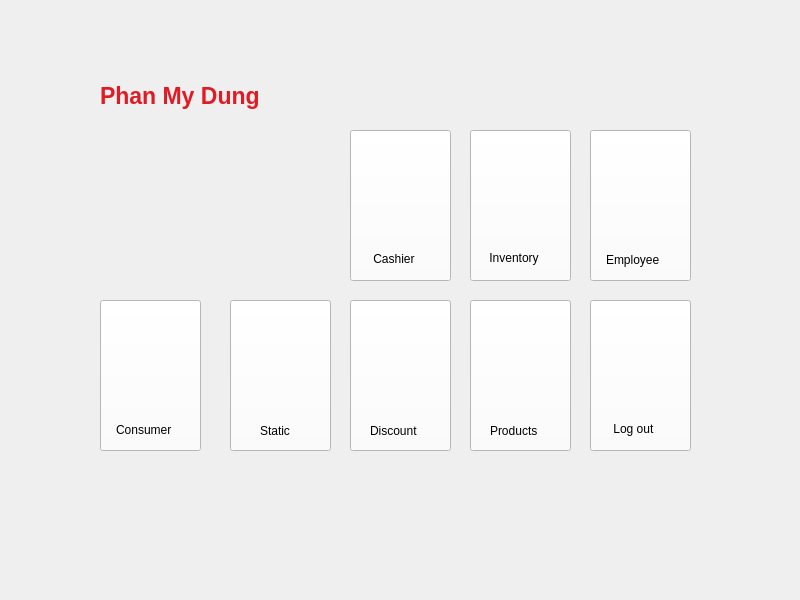
<?xml version="1.0" encoding="UTF-8"?>
<ui version="4.0">
 <class>MainWindow</class>
 <widget class="QMainWindow" name="MainWindow">
  <property name="geometry">
   <rect>
    <x>0</x>
    <y>0</y>
    <width>800</width>
    <height>600</height>
   </rect>
  </property>
  <property name="windowTitle">
   <string>MainWindow</string>
  </property>
  <widget class="QWidget" name="centralwidget">
   <widget class="QLabel" name="label">
    <property name="geometry">
     <rect>
      <x>-10</x>
      <y>0</y>
      <width>821</width>
      <height>611</height>
     </rect>
    </property>
    <property name="styleSheet">
     <string notr="true">border-image: url(:/pic/pic/premium_photo-1661443598082-afd740d6d07c.png);</string>
    </property>
    <property name="text">
     <string/>
    </property>
   </widget>
   <widget class="QLabel" name="label_2">
    <property name="geometry">
     <rect>
      <x>100</x>
      <y>80</y>
      <width>171</width>
      <height>31</height>
     </rect>
    </property>
    <property name="font">
     <font>
      <pointsize>17</pointsize>
      <weight>75</weight>
      <bold>true</bold>
     </font>
    </property>
    <property name="styleSheet">
     <string notr="true">color: rgb(224, 27, 36);</string>
    </property>
    <property name="lineWidth">
     <number>4</number>
    </property>
    <property name="text">
     <string>Phan My Dung</string>
    </property>
   </widget>
   <widget class="QLabel" name="label_3">
    <property name="geometry">
     <rect>
      <x>100</x>
      <y>130</y>
      <width>231</width>
      <height>151</height>
     </rect>
    </property>
    <property name="styleSheet">
     <string notr="true">border-image: url(:/pic/pic/Supermarket.jpeg);</string>
    </property>
    <property name="text">
     <string/>
    </property>
   </widget>
   <widget class="QPushButton" name="btn_Cashier">
    <property name="geometry">
     <rect>
      <x>350</x>
      <y>130</y>
      <width>101</width>
      <height>151</height>
     </rect>
    </property>
    <property name="styleSheet">
     <string notr="true">background-color: rgb(255, 255, 255);</string>
    </property>
    <property name="text">
     <string/>
    </property>
   </widget>
   <widget class="QPushButton" name="btn_Inven">
    <property name="geometry">
     <rect>
      <x>470</x>
      <y>130</y>
      <width>101</width>
      <height>151</height>
     </rect>
    </property>
    <property name="styleSheet">
     <string notr="true">background-color: rgb(255, 255, 255);</string>
    </property>
    <property name="text">
     <string/>
    </property>
   </widget>
   <widget class="QPushButton" name="btn_Employ">
    <property name="geometry">
     <rect>
      <x>590</x>
      <y>130</y>
      <width>101</width>
      <height>151</height>
     </rect>
    </property>
    <property name="styleSheet">
     <string notr="true">background-color: rgb(255, 255, 255);</string>
    </property>
    <property name="text">
     <string/>
    </property>
   </widget>
   <widget class="QPushButton" name="btn_Consum">
    <property name="geometry">
     <rect>
      <x>100</x>
      <y>300</y>
      <width>101</width>
      <height>151</height>
     </rect>
    </property>
    <property name="styleSheet">
     <string notr="true">background-color: rgb(255, 255, 255);</string>
    </property>
    <property name="text">
     <string/>
    </property>
   </widget>
   <widget class="QPushButton" name="btn_Static">
    <property name="geometry">
     <rect>
      <x>230</x>
      <y>300</y>
      <width>101</width>
      <height>151</height>
     </rect>
    </property>
    <property name="styleSheet">
     <string notr="true">background-color: rgb(255, 255, 255);</string>
    </property>
    <property name="text">
     <string/>
    </property>
   </widget>
   <widget class="QPushButton" name="btn_Discount">
    <property name="geometry">
     <rect>
      <x>350</x>
      <y>300</y>
      <width>101</width>
      <height>151</height>
     </rect>
    </property>
    <property name="styleSheet">
     <string notr="true">background-color: rgb(255, 255, 255);</string>
    </property>
    <property name="text">
     <string/>
    </property>
   </widget>
   <widget class="QPushButton" name="btn_Products">
    <property name="geometry">
     <rect>
      <x>470</x>
      <y>300</y>
      <width>101</width>
      <height>151</height>
     </rect>
    </property>
    <property name="styleSheet">
     <string notr="true">background-color: rgb(255, 255, 255);</string>
    </property>
    <property name="text">
     <string/>
    </property>
   </widget>
   <widget class="QPushButton" name="btn_Logout">
    <property name="geometry">
     <rect>
      <x>590</x>
      <y>300</y>
      <width>101</width>
      <height>151</height>
     </rect>
    </property>
    <property name="styleSheet">
     <string notr="true">background-color: rgb(255, 255, 255);</string>
    </property>
    <property name="text">
     <string/>
    </property>
   </widget>
   <widget class="QLabel" name="label_4">
    <property name="geometry">
     <rect>
      <x>366</x>
      <y>150</y>
      <width>71</width>
      <height>71</height>
     </rect>
    </property>
    <property name="styleSheet">
     <string notr="true">border-image: url(:/pic/pic/icon2.png);</string>
    </property>
    <property name="text">
     <string/>
    </property>
   </widget>
   <widget class="QLabel" name="label_5">
    <property name="geometry">
     <rect>
      <x>370</x>
      <y>250</y>
      <width>61</width>
      <height>17</height>
     </rect>
    </property>
    <property name="text">
     <string> Cashier</string>
    </property>
   </widget>
   <widget class="QLabel" name="label_6">
    <property name="geometry">
     <rect>
      <x>490</x>
      <y>150</y>
      <width>61</width>
      <height>71</height>
     </rect>
    </property>
    <property name="styleSheet">
     <string notr="true">border-image: url(:/pic/pic/icon3.png);</string>
    </property>
    <property name="text">
     <string/>
    </property>
   </widget>
   <widget class="QLabel" name="label_7">
    <property name="geometry">
     <rect>
      <x>486</x>
      <y>250</y>
      <width>71</width>
      <height>16</height>
     </rect>
    </property>
    <property name="text">
     <string> Inventory</string>
    </property>
   </widget>
   <widget class="QLabel" name="label_8">
    <property name="geometry">
     <rect>
      <x>610</x>
      <y>150</y>
      <width>67</width>
      <height>71</height>
     </rect>
    </property>
    <property name="styleSheet">
     <string notr="true">border-image: url(:/pic/pic/icon4.png);</string>
    </property>
    <property name="text">
     <string/>
    </property>
   </widget>
   <widget class="QLabel" name="label_9">
    <property name="geometry">
     <rect>
      <x>606</x>
      <y>249</y>
      <width>71</width>
      <height>21</height>
     </rect>
    </property>
    <property name="text">
     <string>Employee</string>
    </property>
   </widget>
   <widget class="QLabel" name="label_10">
    <property name="geometry">
     <rect>
      <x>120</x>
      <y>320</y>
      <width>67</width>
      <height>61</height>
     </rect>
    </property>
    <property name="styleSheet">
     <string notr="true">border-image: url(:/pic/pic/icon5.png);</string>
    </property>
    <property name="text">
     <string/>
    </property>
   </widget>
   <widget class="QLabel" name="label_11">
    <property name="geometry">
     <rect>
      <x>116</x>
      <y>419</y>
      <width>71</width>
      <height>21</height>
     </rect>
    </property>
    <property name="text">
     <string>Consumer</string>
    </property>
   </widget>
   <widget class="QLabel" name="label_12">
    <property name="geometry">
     <rect>
      <x>246</x>
      <y>320</y>
      <width>71</width>
      <height>71</height>
     </rect>
    </property>
    <property name="styleSheet">
     <string notr="true">border-image: url(:/pic/pic/icon7.png);</string>
    </property>
    <property name="text">
     <string/>
    </property>
   </widget>
   <widget class="QLabel" name="label_13">
    <property name="geometry">
     <rect>
      <x>260</x>
      <y>420</y>
      <width>41</width>
      <height>21</height>
     </rect>
    </property>
    <property name="text">
     <string>Static</string>
    </property>
   </widget>
   <widget class="QLabel" name="label_14">
    <property name="geometry">
     <rect>
      <x>370</x>
      <y>320</y>
      <width>67</width>
      <height>71</height>
     </rect>
    </property>
    <property name="styleSheet">
     <string notr="true">border-image: url(:/pic/pic/icon8.png);</string>
    </property>
    <property name="text">
     <string/>
    </property>
   </widget>
   <widget class="QLabel" name="label_15">
    <property name="geometry">
     <rect>
      <x>370</x>
      <y>420</y>
      <width>67</width>
      <height>21</height>
     </rect>
    </property>
    <property name="text">
     <string>Discount</string>
    </property>
   </widget>
   <widget class="QLabel" name="label_16">
    <property name="geometry">
     <rect>
      <x>480</x>
      <y>320</y>
      <width>81</width>
      <height>71</height>
     </rect>
    </property>
    <property name="styleSheet">
     <string notr="true">border-image: url(:/pic/pic/icon9.png);</string>
    </property>
    <property name="text">
     <string/>
    </property>
   </widget>
   <widget class="QLabel" name="label_17">
    <property name="geometry">
     <rect>
      <x>490</x>
      <y>420</y>
      <width>67</width>
      <height>21</height>
     </rect>
    </property>
    <property name="text">
     <string>Products</string>
    </property>
   </widget>
   <widget class="QLabel" name="label_18">
    <property name="geometry">
     <rect>
      <x>610</x>
      <y>330</y>
      <width>67</width>
      <height>61</height>
     </rect>
    </property>
    <property name="styleSheet">
     <string notr="true">border-image: url(:/pic/pic/icon10.png);</string>
    </property>
    <property name="text">
     <string/>
    </property>
   </widget>
   <widget class="QLabel" name="label_19">
    <property name="geometry">
     <rect>
      <x>610</x>
      <y>420</y>
      <width>61</width>
      <height>17</height>
     </rect>
    </property>
    <property name="text">
     <string> Log out</string>
    </property>
   </widget>
  </widget>
 </widget>
 <resources>
  <include location="Home.qrc"/>
 </resources>
 <connections/>
</ui>
